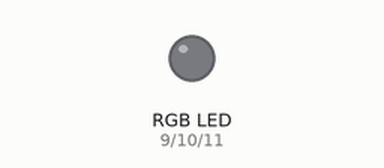
Simulated run of this sketch. Board: Arduino Uno, built with avr-gcc and run on an emulated ATmega328P. Shown: an RGB LED mixed from three pins (HIGH = lit).

Above: at 0.15 s.
At 16.05 s:
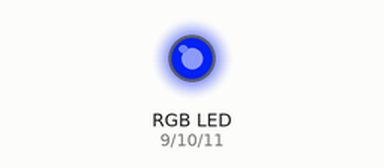
Timing chart, 0 to 16.0 s (numbered marks = the images above):
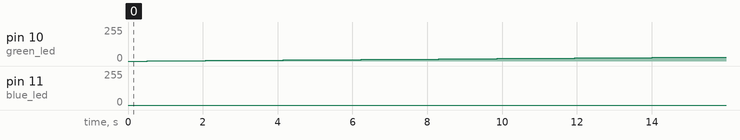

Measured:
- by itself, pin 10 (green_led): moves from 0/255 to 30/255 over 15.1 s

The sketch:

rgb_led.ino
```cpp
//a rgb_led can be of two types
//Common cathode(-) and common anode(+)
//
//The longest terminal is the common cathode or anode terminal.
//The other three form the terminals of the rgb colors
//Connect EACH terminal of RGB to a 220 ohm resistor

//the rgb led we have is common anode. So connect it to +5V
//In common cathode mode, larger the value of pwm, brighter that color
//and in common anode, lower the value, brighter that color

const int red_led = 9;
#define green_led 10
#define blue_led  11


void setup() {

  pinMode(red_led, OUTPUT);
  pinMode(green_led, OUTPUT);
  pinMode(blue_led, OUTPUT);

}

void loop() {

  for(int i = 0; i <= 255 ; i++){
    for(int j = 0; j <= 255 ; j++){
      for(int k = 0; k <= 255 ; k++){
        analogWrite(red_led, i);
        analogWrite(green_led, j);
        analogWrite(blue_led, k);
        delay(2);
      }
    }
  }

}
```
